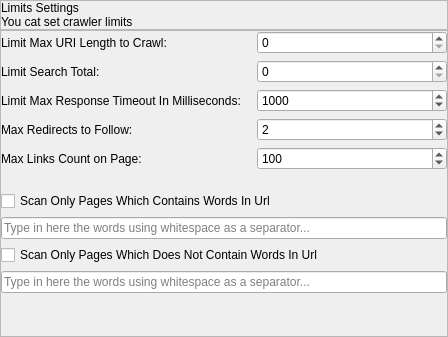
<?xml version="1.0" encoding="UTF-8"?>
<ui version="4.0">
 <class>LimitsSettingsWidget</class>
 <widget class="QWidget" name="LimitsSettingsWidget">
  <property name="geometry">
   <rect>
    <x>0</x>
    <y>0</y>
    <width>448</width>
    <height>337</height>
   </rect>
  </property>
  <property name="windowTitle">
   <string>Limits Settings</string>
  </property>
  <layout class="QVBoxLayout" name="verticalLayout_4">
   <property name="spacing">
    <number>0</number>
   </property>
   <property name="leftMargin">
    <number>0</number>
   </property>
   <property name="topMargin">
    <number>0</number>
   </property>
   <property name="rightMargin">
    <number>0</number>
   </property>
   <property name="bottomMargin">
    <number>0</number>
   </property>
   <item>
    <widget class="QFrame" name="headerFrame">
     <property name="minimumSize">
      <size>
       <width>0</width>
       <height>0</height>
      </size>
     </property>
     <property name="maximumSize">
      <size>
       <width>16777215</width>
       <height>16777215</height>
      </size>
     </property>
     <property name="frameShape">
      <enum>QFrame::StyledPanel</enum>
     </property>
     <property name="frameShadow">
      <enum>QFrame::Raised</enum>
     </property>
     <layout class="QVBoxLayout" name="verticalLayout_2">
      <property name="spacing">
       <number>0</number>
      </property>
      <property name="leftMargin">
       <number>0</number>
      </property>
      <property name="topMargin">
       <number>0</number>
      </property>
      <property name="rightMargin">
       <number>0</number>
      </property>
      <property name="bottomMargin">
       <number>0</number>
      </property>
      <item>
       <layout class="QVBoxLayout" name="verticalLayout">
        <item>
         <widget class="QLabel" name="headerName">
          <property name="text">
           <string>Limits Settings</string>
          </property>
         </widget>
        </item>
        <item>
         <widget class="QLabel" name="text">
          <property name="text">
           <string>You cat set crawler limits</string>
          </property>
         </widget>
        </item>
       </layout>
      </item>
     </layout>
    </widget>
   </item>
   <item>
    <widget class="QFrame" name="settingsFrame">
     <property name="frameShape">
      <enum>QFrame::StyledPanel</enum>
     </property>
     <property name="frameShadow">
      <enum>QFrame::Raised</enum>
     </property>
     <layout class="QVBoxLayout" name="verticalLayout_5">
      <property name="leftMargin">
       <number>0</number>
      </property>
      <property name="topMargin">
       <number>0</number>
      </property>
      <property name="rightMargin">
       <number>0</number>
      </property>
      <property name="bottomMargin">
       <number>0</number>
      </property>
      <item>
       <layout class="QGridLayout" name="gridLayout">
        <item row="2" column="1">
         <widget class="QSpinBox" name="responseTimeout">
          <property name="sizePolicy">
           <sizepolicy hsizetype="Preferred" vsizetype="Fixed">
            <horstretch>0</horstretch>
            <verstretch>0</verstretch>
           </sizepolicy>
          </property>
          <property name="minimumSize">
           <size>
            <width>50</width>
            <height>0</height>
           </size>
          </property>
          <property name="maximum">
           <number>50000</number>
          </property>
          <property name="value">
           <number>1000</number>
          </property>
          <property name="controlKey" stdset="0">
           <string notr="true">limitTimeout</string>
          </property>
         </widget>
        </item>
        <item row="3" column="1">
         <widget class="QSpinBox" name="maxRedirects">
          <property name="sizePolicy">
           <sizepolicy hsizetype="Preferred" vsizetype="Fixed">
            <horstretch>0</horstretch>
            <verstretch>0</verstretch>
           </sizepolicy>
          </property>
          <property name="minimumSize">
           <size>
            <width>50</width>
            <height>0</height>
           </size>
          </property>
          <property name="maximum">
           <number>100</number>
          </property>
          <property name="value">
           <number>2</number>
          </property>
          <property name="controlKey" stdset="0">
           <string notr="true">maxRedirectCount</string>
          </property>
         </widget>
        </item>
        <item row="1" column="1">
         <widget class="QSpinBox" name="limitSearch">
          <property name="sizePolicy">
           <sizepolicy hsizetype="Preferred" vsizetype="Fixed">
            <horstretch>0</horstretch>
            <verstretch>0</verstretch>
           </sizepolicy>
          </property>
          <property name="minimumSize">
           <size>
            <width>50</width>
            <height>0</height>
           </size>
          </property>
          <property name="maximum">
           <number>10000</number>
          </property>
          <property name="controlKey" stdset="0">
           <string notr="true">limitSearchTotal</string>
          </property>
         </widget>
        </item>
        <item row="0" column="1">
         <widget class="QSpinBox" name="limitURILength">
          <property name="sizePolicy">
           <sizepolicy hsizetype="Preferred" vsizetype="Fixed">
            <horstretch>0</horstretch>
            <verstretch>0</verstretch>
           </sizepolicy>
          </property>
          <property name="minimumSize">
           <size>
            <width>50</width>
            <height>0</height>
           </size>
          </property>
          <property name="maximum">
           <number>300</number>
          </property>
          <property name="controlKey" stdset="0">
           <string notr="true">limitMaxUrlLength</string>
          </property>
         </widget>
        </item>
        <item row="5" column="0">
         <spacer name="horizontalSpacer">
          <property name="orientation">
           <enum>Qt::Horizontal</enum>
          </property>
          <property name="sizeType">
           <enum>QSizePolicy::Fixed</enum>
          </property>
          <property name="sizeHint" stdset="0">
           <size>
            <width>250</width>
            <height>15</height>
           </size>
          </property>
         </spacer>
        </item>
        <item row="3" column="0">
         <widget class="QLabel" name="label_7">
          <property name="text">
           <string>Max Redirects to Follow:</string>
          </property>
         </widget>
        </item>
        <item row="2" column="0">
         <widget class="QLabel" name="label_8">
          <property name="text">
           <string>Limit Max Response Timeout In Milliseconds:</string>
          </property>
         </widget>
        </item>
        <item row="1" column="0">
         <widget class="QLabel" name="label_5">
          <property name="text">
           <string>Limit Search Total:</string>
          </property>
         </widget>
        </item>
        <item row="0" column="0">
         <widget class="QLabel" name="label_6">
          <property name="text">
           <string>Limit Max URI Length to Crawl:</string>
          </property>
         </widget>
        </item>
        <item row="4" column="0">
         <widget class="QLabel" name="label">
          <property name="text">
           <string>Max Links Count on Page:</string>
          </property>
         </widget>
        </item>
        <item row="4" column="1">
         <widget class="QSpinBox" name="spinBox">
          <property name="maximum">
           <number>10000</number>
          </property>
          <property name="value">
           <number>100</number>
          </property>
          <property name="controlKey" stdset="0">
           <string notr="true">maxLinksCountOnPage</string>
          </property>
         </widget>
        </item>
       </layout>
      </item>
      <item>
       <layout class="QGridLayout" name="gridLayout_2">
        <property name="rightMargin">
         <number>0</number>
        </property>
        <property name="bottomMargin">
         <number>0</number>
        </property>
        <item row="1" column="0" colspan="2">
         <widget class="QLineEdit" name="lineEdit">
          <property name="placeholderText">
           <string>Type in here the words using whitespace as a separator...</string>
          </property>
         </widget>
        </item>
        <item row="3" column="0" colspan="2">
         <widget class="QLineEdit" name="lineEdit_2">
          <property name="placeholderText">
           <string>Type in here the words using whitespace as a separator...</string>
          </property>
         </widget>
        </item>
        <item row="4" column="0">
         <spacer name="verticalSpacer">
          <property name="orientation">
           <enum>Qt::Vertical</enum>
          </property>
          <property name="sizeHint" stdset="0">
           <size>
            <width>20</width>
            <height>140</height>
           </size>
          </property>
         </spacer>
        </item>
        <item row="4" column="1">
         <spacer name="horizontalSpacer_2">
          <property name="orientation">
           <enum>Qt::Horizontal</enum>
          </property>
          <property name="sizeHint" stdset="0">
           <size>
            <width>40</width>
            <height>20</height>
           </size>
          </property>
         </spacer>
        </item>
        <item row="2" column="0" colspan="2">
         <widget class="QCheckBox" name="checkBox_2">
          <property name="text">
           <string>Scan Only Pages Which Does Not Contain Words In Url</string>
          </property>
         </widget>
        </item>
        <item row="0" column="0" colspan="2">
         <widget class="QCheckBox" name="checkBox">
          <property name="text">
           <string>Scan Only Pages Which Contains Words In Url</string>
          </property>
         </widget>
        </item>
       </layout>
      </item>
     </layout>
    </widget>
   </item>
  </layout>
 </widget>
 <resources/>
 <connections/>
</ui>
